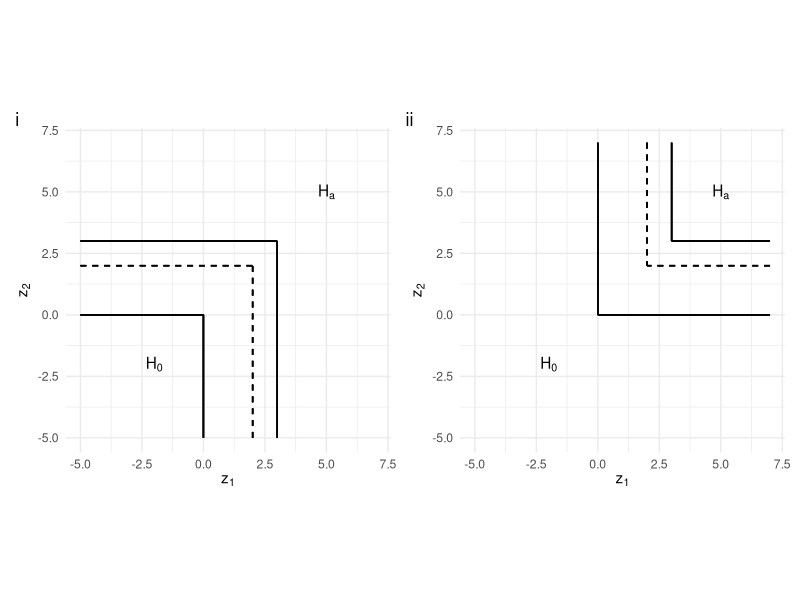
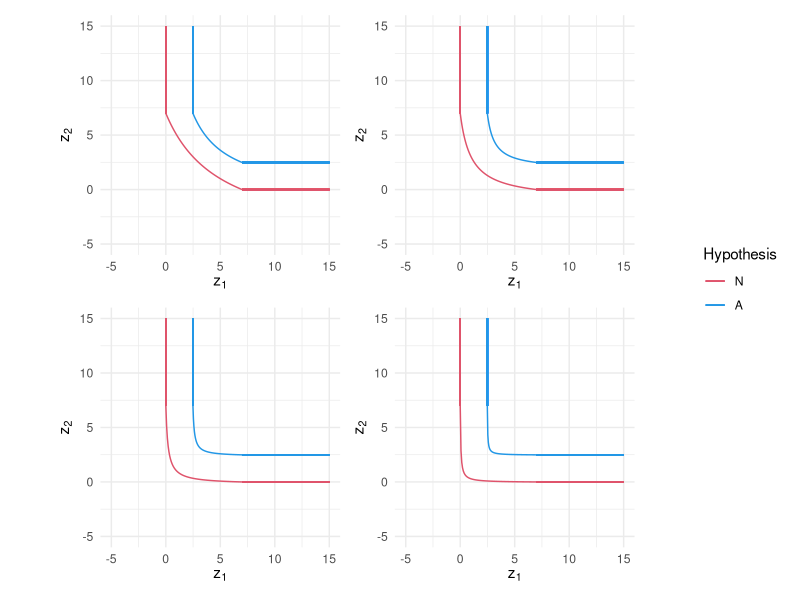
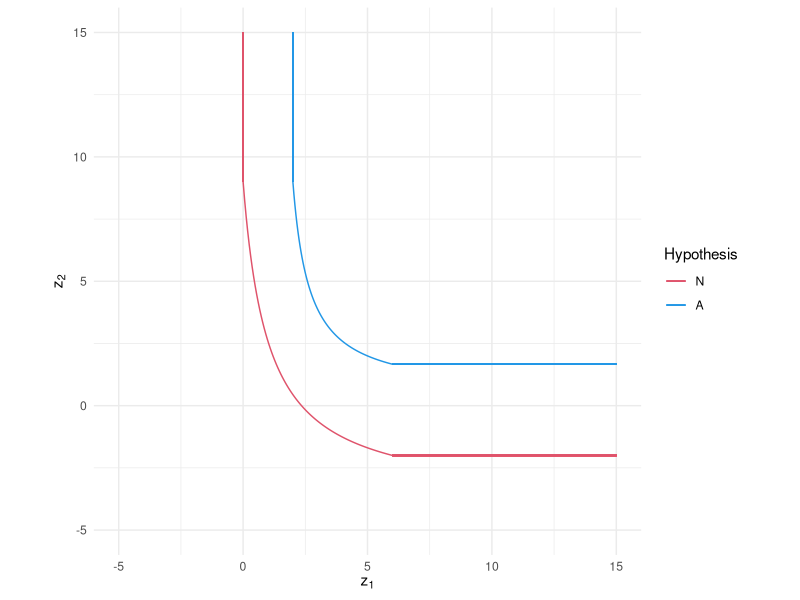

The R script that drew these images, in order: (Note: this script raises an error after producing the figures.)
## ---- chunk 1
knitr::opts_chunk$set(
  collapse = TRUE,
  comment = "#>"
)
## ---- chunk 2
#library(vamos)
library(ggplot2)
library(patchwork)
## ---- chunk 3
library(ggplot2)
library(patchwork)

df <- expand.grid(z_1 = c(-5, 7),
                  z_2 = c(-5, 7))

p1 <- ggplot(df, aes(z_1, z_2)) + geom_point(alpha = 0) +
  coord_fixed() + 
  # null
  geom_segment(aes(x = -5, y = 0, xend = 0, yend = 0)) +
  geom_segment(aes(x = 0, y = -5, xend = 0, yend = 0)) + 
  
  # alt
  geom_segment(aes(x = -5, y = 3, xend = 3, yend = 3)) +
  geom_segment(aes(x = 3, y = -5, xend = 3, yend = 3)) +
  
  # crit
  geom_segment(aes(x = -5, y = 2, xend = 2, yend = 2), linetype = 2) +
  geom_segment(aes(x = 2, y = -5, xend = 2, yend = 2), linetype = 2) +
  
  annotate("text", x = -2, y = -2, label = expression(H[0])) +
  annotate("text", x = 5, y = 5, label = expression(H[a])) +
  
  xlab(expression(z[1])) + ylab(expression(z[2])) +
  theme_minimal()

p2 <- ggplot(df, aes(z_1, z_2)) + geom_point(alpha = 0) +
  coord_fixed() + 
  # null
  geom_segment(aes(x = 7, y = 0, xend = 0, yend = 0)) +
  geom_segment(aes(x = 0, y = 7, xend = 0, yend = 0)) + 
  
  # alt
  geom_segment(aes(x = 7, y = 3, xend = 3, yend = 3)) +
  geom_segment(aes(x = 3, y = 7, xend = 3, yend = 3)) +
  
  # crit
  geom_segment(aes(x = 7, y = 2, xend = 2, yend = 2), linetype = 2) +
  geom_segment(aes(x = 2, y = 7, xend = 2, yend = 2), linetype = 2) +
  
  annotate("text", x = -2, y = -2, label = expression(H[0])) +
  annotate("text", x = 5, y = 5, label = expression(H[a])) +
  
  xlab(expression(z[1])) + ylab(expression(z[2])) +
  theme_minimal()  
## ---- chunk 4
p1 + p2 + plot_annotation(tag_levels = 'i')
## ---- chunk 5

## ---- chunk 6
hyp_plot <- function(a, c_x, c_y = c_x, n_y = 0, b_null = 0, b_alt = 2.486475) {
  
  # Grid of points for plotting
  df <- expand.grid(x = seq(-5,15,0.3),
                 y = seq(-5,15,0.3))
  
  # Get weight for value function
  w <- (c_x)/(c_y - n_y - a*c_x*n_y)
  
  # Get the required shift parameters to transform the basic hypothesis (set up
  # assuming n_x = 0) to null and alternatives
  s_n <- (c_x - b_null)/c_x
  s_a <- (c_x - b_alt)/c_x
  
  # Null hypothesis
  x_n <- seq(b_null, c_x, length.out = 100)
  y_n <- c_y - s_n*(c_y - (w*c_y - (c_x - (c_x - x_n)/s_n))/(w + w*a*(c_x - (c_x - x_n)/s_n)))
  
  # Alternative hypothesis
  x_a <- seq(b_alt, c_x, length.out = 100)
  y_a <- c_y - s_a*(c_y - (w*c_y - (c_x - (c_x - x_a)/s_a))/(w + w*a*(c_x - (c_x - x_a)/s_a)))
  
  df <- data.frame(x = c(x_n, x_a),
                   y = c(y_n, y_a),
                   h = rep(c("null", "alt"), each = 100))
  
  ggplot(df, aes(x, y, colour = h)) + geom_line() +
    xlim(c(-5, 15)) + ylim(c(-5, 15)) +
    geom_segment(aes(x = b_null, xend = b_null, y =  15, yend = c_y, colour = "null")) +
    geom_segment(aes(x = c_x, xend = 15, y =  n_y, yend = n_y, colour = "null")) +
    geom_segment(aes(x = b_alt, xend = b_alt, y =  15, yend = c_y, colour = "alt")) +
    geom_segment(aes(x = c_x, xend = 15, y =  y_a[length(y_a)], yend = y_a[length(y_a)], colour = "alt")) +
    scale_color_manual(name = "Hypothesis", breaks = c("null", "alt"), 
                       values = c(2,4), labels = c("N", "A")) +
    xlab(expression(z[1])) + ylab(expression(z[2])) +
    coord_fixed() +
    theme_minimal()
}

p1 <- hyp_plot(0.2, 7); p2 <- hyp_plot(1, 7); p3 <- hyp_plot(5, 7); p4 <- hyp_plot(20, 7)

(p1 + p2) / (p3 + p4) + plot_layout(guides = "collect")
## ---- chunk 7
hyp_plot(a = 1, c_x = 6, c_y = 9, n_y = -2, b_alt = 2)
## ---- chunk 8
library(mvtnorm)

a <- -1
c <- -7
sigma <- matrix(c(1, 0, 0, 1), ncol = 2)
cor_z <- sigma[1,2]
variance <- sigma[1,1]
alpha_nom <- 0.05
null <- 0.0
alternative <- 0.3

vamos(null, alternative, sigma, alpha_nom, beta_nom=0.2, a=a, c_x=c, c_y=c, n_y=0)
v$n

ocs_value_cp_wrong(145, null, alternative, cor_z, alpha_nom, variance, a, c_x = c, c_y = c, n_y = 0)
